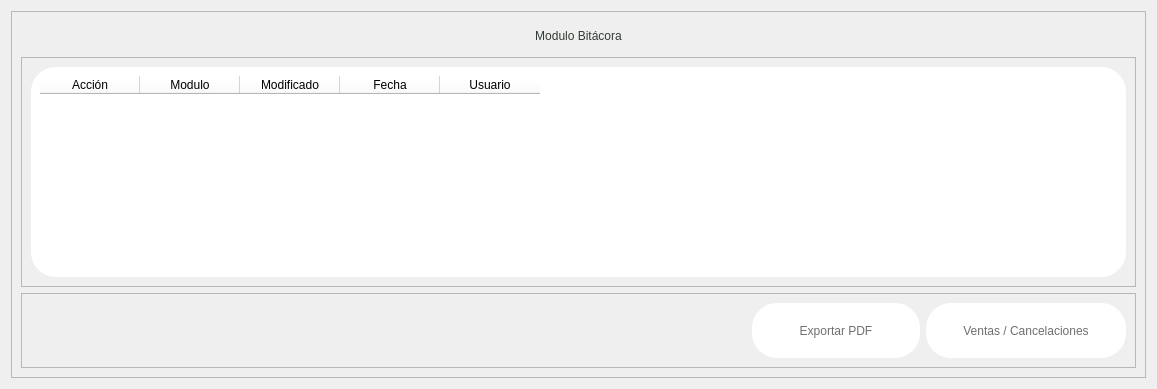
            <widget class="QWidget" name="page_vitacora">
             <layout class="QVBoxLayout" name="verticalLayout_37">
              <item>
               <widget class="QFrame" name="frame_92">
                <property name="minimumSize">
                 <size>
                  <width>915</width>
                  <height>0</height>
                 </size>
                </property>
                <property name="frameShape">
                 <enum>QFrame::StyledPanel</enum>
                </property>
                <property name="frameShadow">
                 <enum>QFrame::Raised</enum>
                </property>
                <layout class="QVBoxLayout" name="verticalLayout_14">
                 <item>
                  <widget class="QLabel" name="label_51">
                   <property name="minimumSize">
                    <size>
                     <width>0</width>
                     <height>30</height>
                    </size>
                   </property>
                   <property name="maximumSize">
                    <size>
                     <width>16777215</width>
                     <height>30</height>
                    </size>
                   </property>
                   <property name="styleSheet">
                    <string notr="true">color: rgb(48, 60, 52);
font: bold 15pt &quot;Nunito&quot;;</string>
                   </property>
                   <property name="text">
                    <string>Modulo Bitácora</string>
                   </property>
                   <property name="alignment">
                    <set>Qt::AlignCenter</set>
                   </property>
                  </widget>
                 </item>
                 <item>
                  <widget class="QFrame" name="frame_161">
                   <property name="frameShape">
                    <enum>QFrame::StyledPanel</enum>
                   </property>
                   <property name="frameShadow">
                    <enum>QFrame::Raised</enum>
                   </property>
                   <layout class="QHBoxLayout" name="horizontalLayout_103">
                    <item>
                     <widget class="QFrame" name="frame_162">
                      <property name="styleSheet">
                       <string notr="true">border-top-left-radius:25px;
border-top-right-radius:25px;
border-bottom-left-radius:25px;
border-bottom-right-radius:25px;
background-color: rgb(255, 255, 255);</string>
                      </property>
                      <property name="frameShape">
                       <enum>QFrame::StyledPanel</enum>
                      </property>
                      <property name="frameShadow">
                       <enum>QFrame::Raised</enum>
                      </property>
                      <layout class="QVBoxLayout" name="verticalLayout_56">
                       <item>
                        <widget class="QTableWidget" name="bd_vitacora">
                         <property name="styleSheet">
                          <string notr="true">font: bold 9pt &quot;Nunito&quot;;</string>
                         </property>
                         <property name="lineWidth">
                          <number>1</number>
                         </property>
                         <attribute name="verticalHeaderVisible">
                          <bool>false</bool>
                         </attribute>
                         <column>
                          <property name="text">
                           <string>Acción</string>
                          </property>
                         </column>
                         <column>
                          <property name="text">
                           <string>Modulo</string>
                          </property>
                         </column>
                         <column>
                          <property name="text">
                           <string>Modificado</string>
                          </property>
                         </column>
                         <column>
                          <property name="text">
                           <string>Fecha</string>
                          </property>
                         </column>
                         <column>
                          <property name="text">
                           <string>Usuario</string>
                          </property>
                         </column>
                        </widget>
                       </item>
                      </layout>
                     </widget>
                    </item>
                   </layout>
                  </widget>
                 </item>
                 <item>
                  <widget class="QFrame" name="frame_94">
                   <property name="minimumSize">
                    <size>
                     <width>0</width>
                     <height>75</height>
                    </size>
                   </property>
                   <property name="frameShape">
                    <enum>QFrame::StyledPanel</enum>
                   </property>
                   <property name="frameShadow">
                    <enum>QFrame::Raised</enum>
                   </property>
                   <layout class="QHBoxLayout" name="horizontalLayout_4">
                    <item>
                     <spacer name="horizontalSpacer_5">
                      <property name="orientation">
                       <enum>Qt::Horizontal</enum>
                      </property>
                      <property name="sizeHint" stdset="0">
                       <size>
                        <width>721</width>
                        <height>20</height>
                       </size>
                      </property>
                     </spacer>
                    </item>
                    <item>
                     <widget class="QFrame" name="frame_95">
                      <property name="minimumSize">
                       <size>
                        <width>165</width>
                        <height>0</height>
                       </size>
                      </property>
                      <property name="maximumSize">
                       <size>
                        <width>200</width>
                        <height>16777215</height>
                       </size>
                      </property>
                      <property name="styleSheet">
                       <string notr="true">border-top-left-radius:25px;
border-top-right-radius:25px;
border-bottom-left-radius:25px;
border-bottom-right-radius:25px;
background-color: rgb(255, 255, 255);</string>
                      </property>
                      <property name="frameShape">
                       <enum>QFrame::StyledPanel</enum>
                      </property>
                      <property name="frameShadow">
                       <enum>QFrame::Raised</enum>
                      </property>
                      <layout class="QVBoxLayout" name="verticalLayout_24">
                       <item>
                        <widget class="QPushButton" name="btn_pdf_bitacora">
                         <property name="minimumSize">
                          <size>
                           <width>150</width>
                           <height>35</height>
                          </size>
                         </property>
                         <property name="maximumSize">
                          <size>
                           <width>150</width>
                           <height>35</height>
                          </size>
                         </property>
                         <property name="styleSheet">
                          <string notr="true">QPushButton{
border:Opx;
border-top-left-radius:5px;
border-top-right-radius:5px;
border-bottom-left-radius:5px;
border-bottom-right-radius:5px;
color: rgb(111, 111, 111);
font: bold 9pt &quot;Nunito&quot;;
}

QPushButton:hover{
color: rgb(0,0,0);
font: bold 9pt &quot;Nunito&quot;;
border-top-left-radius:5px;
border-top-right-radius:5px;
border-bottom-left-radius:5px;
border-bottom-right-radius:5px;
background-color: #f0f0f0
}
</string>
                         </property>
                         <property name="text">
                          <string>Exportar PDF</string>
                         </property>
                         <property name="icon">
                          <iconset>
                           <normaloff>../../../.designer/backup/InterfaceImages/exportar.png</normaloff>../../../.designer/backup/InterfaceImages/exportar.png</iconset>
                         </property>
                        </widget>
                       </item>
                      </layout>
                     </widget>
                    </item>
                    <item>
                     <widget class="QFrame" name="frame_96">
                      <property name="minimumSize">
                       <size>
                        <width>200</width>
                        <height>0</height>
                       </size>
                      </property>
                      <property name="maximumSize">
                       <size>
                        <width>200</width>
                        <height>16777215</height>
                       </size>
                      </property>
                      <property name="styleSheet">
                       <string notr="true">border-top-left-radius:25px;
border-top-right-radius:25px;
border-bottom-left-radius:25px;
border-bottom-right-radius:25px;
background-color: rgb(255, 255, 255);</string>
                      </property>
                      <property name="frameShape">
                       <enum>QFrame::StyledPanel</enum>
                      </property>
                      <property name="frameShadow">
                       <enum>QFrame::Raised</enum>
                      </property>
                      <layout class="QHBoxLayout" name="horizontalLayout_10">
                       <item>
                        <widget class="QPushButton" name="btn_bitacora_ventas">
                         <property name="minimumSize">
                          <size>
                           <width>0</width>
                           <height>35</height>
                          </size>
                         </property>
                         <property name="maximumSize">
                          <size>
                           <width>16777215</width>
                           <height>35</height>
                          </size>
                         </property>
                         <property name="styleSheet">
                          <string notr="true">QPushButton{
border:Opx;
border-top-left-radius:5px;
border-top-right-radius:5px;
border-bottom-left-radius:5px;
border-bottom-right-radius:5px;
color: rgb(111, 111, 111);
font: bold 9pt &quot;Nunito&quot;;
}

QPushButton:hover{
color: rgb(0,0,0);
font: bold 9pt &quot;Nunito&quot;;
border-top-left-radius:5px;
border-top-right-radius:5px;
border-bottom-left-radius:5px;
border-bottom-right-radius:5px;
background-color: #f0f0f0
}
</string>
                         </property>
                         <property name="text">
                          <string>Ventas / Cancelaciones</string>
                         </property>
                         <property name="icon">
                          <iconset>
                           <normaloff>../../../.designer/backup/InterfaceImages/direct-marketing.png</normaloff>../../../.designer/backup/InterfaceImages/direct-marketing.png</iconset>
                         </property>
                         <property name="iconSize">
                          <size>
                           <width>25</width>
                           <height>25</height>
                          </size>
                         </property>
                        </widget>
                       </item>
                      </layout>
                     </widget>
                    </item>
                   </layout>
                  </widget>
                 </item>
                </layout>
               </widget>
              </item>
             </layout>
            </widget>
